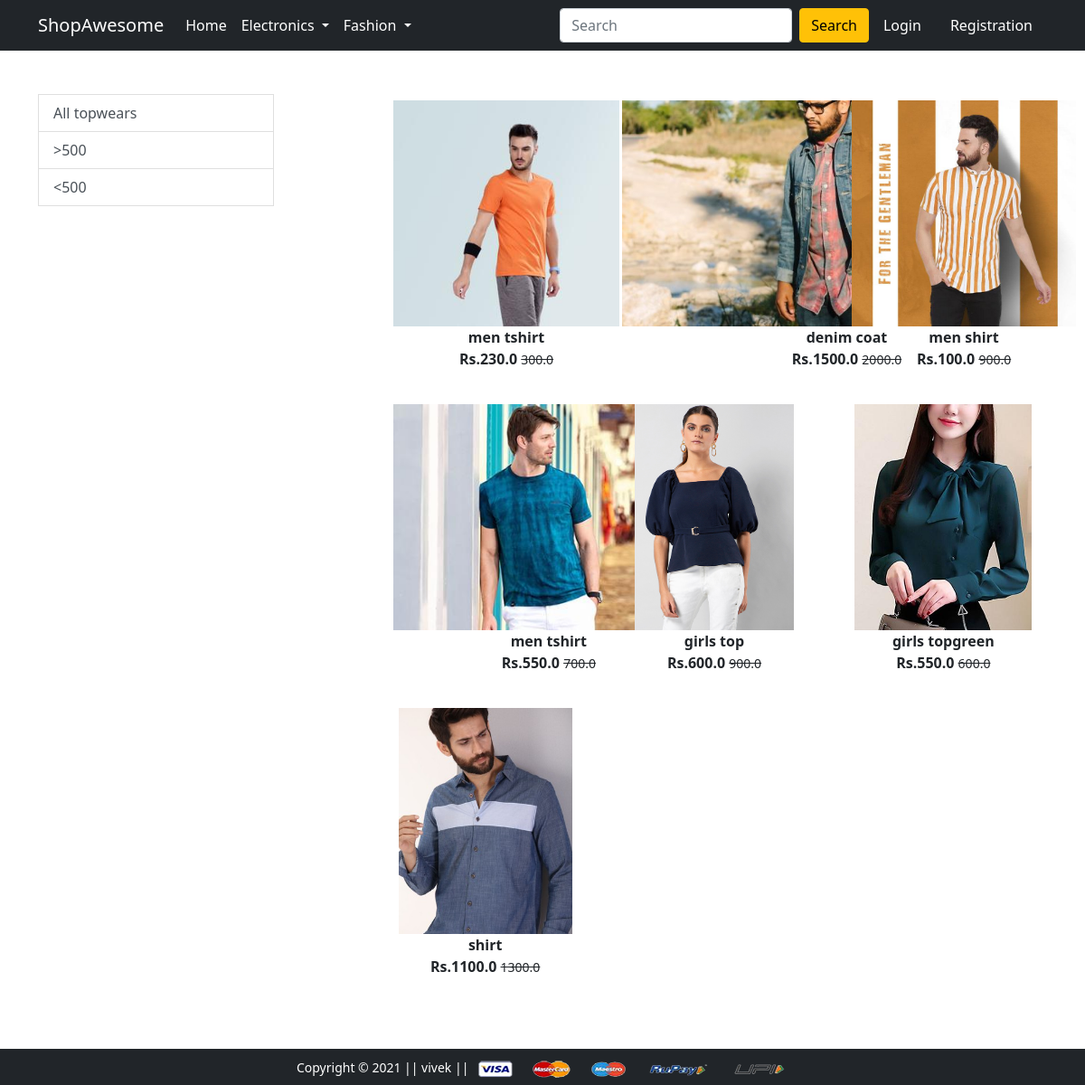
Screenshot of /topwear/ with the database file from the repository.
### app/models.py (models this page shows, shortened)
class Product(models.Model):
    title = models.CharField(max_length=100)
    selling_price = models.FloatField()
    discounted_price = models.FloatField()
    description = models.TextField()
    brand = models.CharField(max_length=200)
    category = models.CharField(choices=CATEGORY_CHOICE,max_length=2)
    product_image = models.ImageField(upload_to='productimg')

### app/views.py (the view)
# urls.py: path('topwear/', views.topwear, name='topwear'),
def topwear(request, data=None):
 if data == None:
  topwears = Product.objects.filter(category='TW')
 elif data == 'above':
  topwears = Product.objects.filter(category='TW').filter(discounted_price__gt=500)
 elif data == 'below':
  topwears = Product.objects.filter(category='TW').filter(discounted_price__lt=500)
 return render(request, 'app/topwear.html', {'topwears':topwears})

### app/templates/app/topwear.html (shortened to what this page needs)
{% extends 'app/base.html' %}
{% load static %}
{% block main-content %}
<div class="container my-5">
 <div class="row">
  <div class="col-sm-3">
   <a href="{%url 'topwear' %}" class="list-group-item list-group-item-action" aria-current="true">All topwears</a>
   <a href="{%url 'topweardata' 'above' %}" class="list-group-item list-group-item-action" aria-current="true"> >500 </a>
   <a href="{%url 'topweardata' 'below' %}" class="list-group-item list-group-item-action" aria-current="true"> <500 </a>
  </div>
  <div class="col-sm-8 offset-sm-1">
   <div class="row">
    {% for Product in topwears %}
      <div class="col-sm-4 text-center mb-4">
        <a href="{% url 'product-detail' Product.id %}" class="btn">
         <div class="item">
          <img src="{{Product.product_image.url}}" alt="" height="250" class="">
          <div class="fw-bold">{{Product.title}}</div>
          <div class="fw-bold">Rs.{{Product.discounted_price}}
          <small class="fw-light text-decoration-line-through">{{Product.selling_price}}</small></div>
         </div>
        </a>
      </div>
    {% endfor %}
   </div>
  </div>
 </div>
</div>
{% endblock main-content %}

### rows the page displays
Product: product_image (picture), title "men tshirt", discounted_price "230.0", selling_price "300.0"
Product: product_image (picture), title "denim coat", discounted_price "1500.0", selling_price "2000.0"
Product: product_image (picture), title "men shirt", discounted_price "100.0", selling_price "900.0"
Product: product_image (picture), title "men tshirt", discounted_price "550.0", selling_price "700.0"
Product: product_image (picture), title "girls top", discounted_price "600.0", selling_price "900.0"
Product: product_image (picture), title "girls topgreen", discounted_price "550.0", selling_price "600.0"
Product: product_image (picture), title "shirt", discounted_price "1100.0", selling_price "1300.0"
